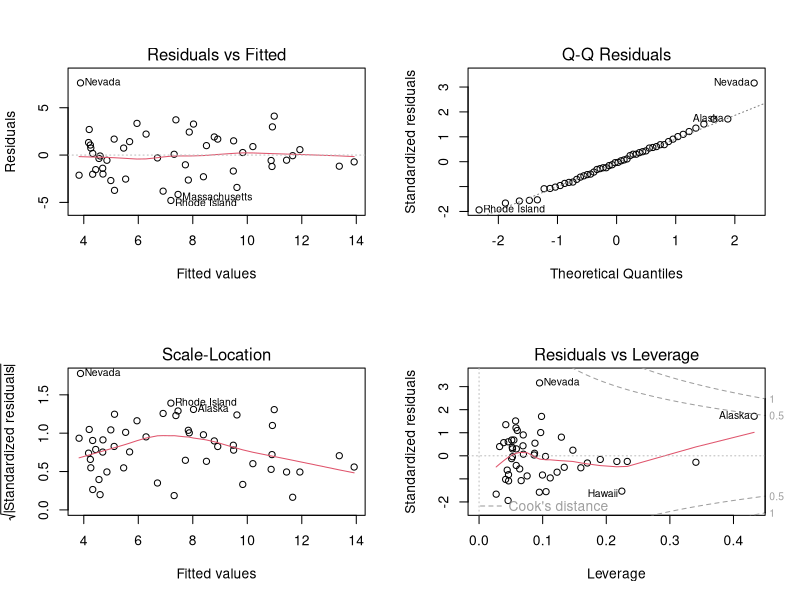
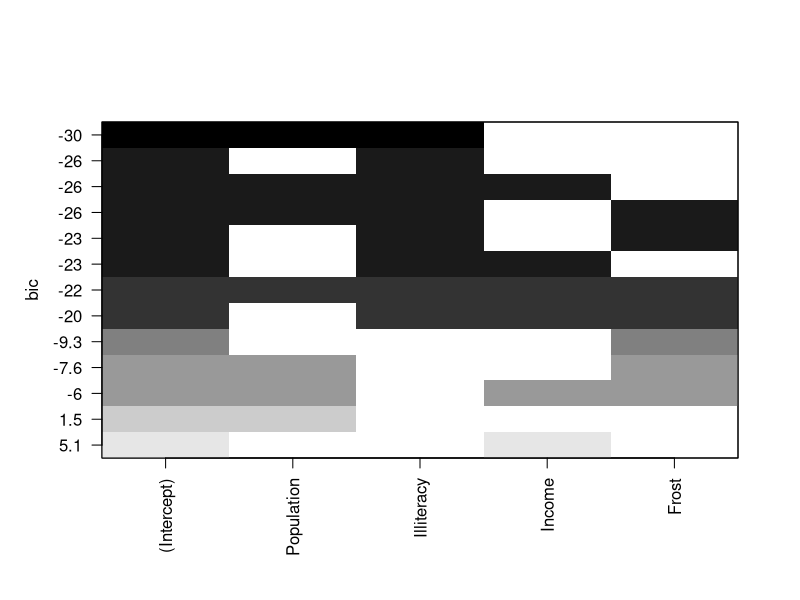

Write the R code that produced these figures, in order.
# 다중회귀분석
state.x77
head(state.x77)
states <- as.data.frame(state.x77[,c("Murder","Population",
                                     "Illiteracy","Income","Frost")])

fit <- lm(Murder ~ Population+Illiteracy+Income+Frost, data=states)
summary(fit)
par(mfrow=c(2,2))
plot(fit)
par(mfrow=c(1,1))

# 다중공선성: 독립변수간 강한 상관관계가 나타나는 문제
# Correlation (0.9 이상이면 다중공선성 의심)
states.cor <- cor(states[2:5])
states.cor

# VIF(Variation Inflation Factor) 계산 (10 이상이면 다중공선성 의심)
library(car)
vif(fit)

# Condition Number (15 이상이면 다중공선성의 가능성이 있음)
eigen.val <- eigen(states.cor)$values
sqrt(max(eigen.val)/eigen.val)

fit1 <- lm(Murder ~ ., data=states)
summary(fit1)

fit2 <- lm(Murder ~ Population+Illiteracy, data=states)
summary(fit2)

# AIC(Akaike Information Criterion)
AIC(fit1, fit2) # 값이 적을수록 좋은 모델

# Backward stepwise regression, Forward stepwise regression
step(fit1, direction = 'backward')

fit3 <- lm(Murder ~ 1, data=states)
step(fit3, direction = 'forward', 
     scope=~ Population+Illiteracy+Income+Frost)
step(fit3, direction = 'forward', scope=list(upper=fit1,lower=fit3))

install.packages('leaps')
library(leaps)
subsets <- regsubsets(Murder~., data=states, 
                      method='seqrep', nbest=4)
subsets <- regsubsets(Murder~., data=states, 
                      method='exhaustive', nbest=4)
summary(subsets)
plot(subsets)
